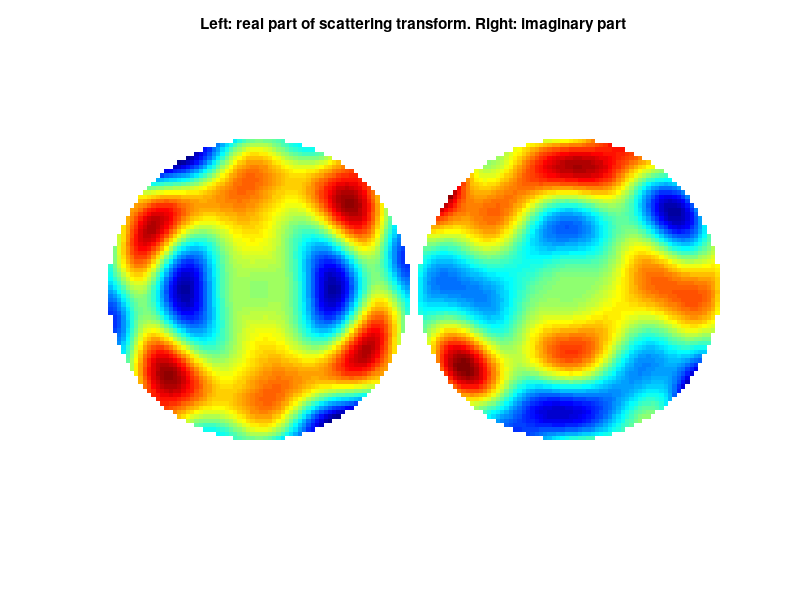

This chart was generated by the following MATLAB code:
% Plot the result of DbarEIT06_tBIE_comp.m
%
% Samuli Siltanen November 2017

% Load precomputed results 
load data/tBIE tBIE 
load data/Kvec Kvec R h K1 K2
tmp = zeros(size(K1));
tmp(abs(K1+i*K2)<R) = tBIE;
tBIE_plot1 = real(tmp);
tBIE_plot2 = imag(tmp);

% Find index vector for points inside a disc
discind = (abs(K1+i*K2)<7);

% Create customized colormap for white background 
colormap jet
MAP = colormap;
M = size(MAP,1); % Number of rows in the colormap
bckgrnd = [1 1 1]; % Pure white color
MAP = [bckgrnd;MAP];

% Modify the function for constructing white background
MIN = min(min([tBIE_plot1,tBIE_plot2]));
MAX = max(max([tBIE_plot1,tBIE_plot2]));
cstep = (MAX-MIN)/(M-1); % Step size in the colorscale from min to max
tBIE_plot1(~discind) = MIN-cstep;
tBIE_plot2(~discind) = MIN-cstep;

% Plot real and imaginary part of the scattering transform
figure(2)
clf
imagesc([tBIE_plot1,tBIE_plot2])
axis equal
axis off
colormap(MAP)
title('Left: real part of scattering transform. Right: imaginary part')

% Save image to file
%print -dpng scatLSBIE.png

